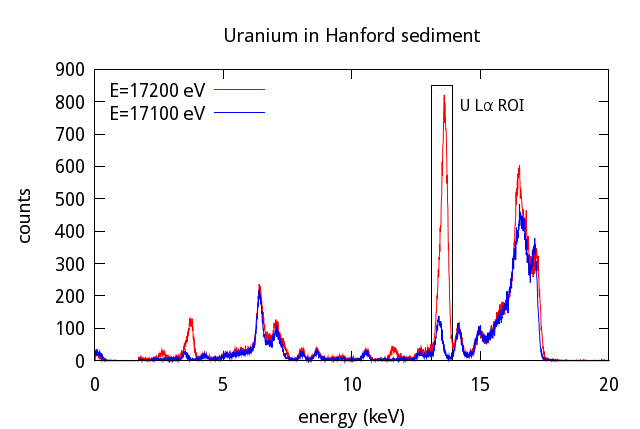

Here is the gnuplot script that generated this plot:
set term wxt font 'Droid Sans,14' enhanced

set xlabel 'energy (keV)'
set ylabel 'counts'
set title 'Uranium in Hanford sediment'
set key left
set style data lines
set xrange [:2000]

unset xtics
set xtics ("0" 0, "5" 500, "10" 1000, "15" 1500, "20" 2000)

set arrow 1 from 1310,0 to 1310,850 nohead
set arrow 2 from 1390,0 to 1390,850 nohead
set arrow 3 from 1310,850 to 1390,850 nohead
set label 1 'U L{/Symbol a} ROI' at 1420,791 font 'Droid Sans,12'

n=12
plot 'umicrotest_000.000' u n title 'E=17200 eV',\
     'umicrotest_001.000' u n lt 3 title 'E=17100 eV'
